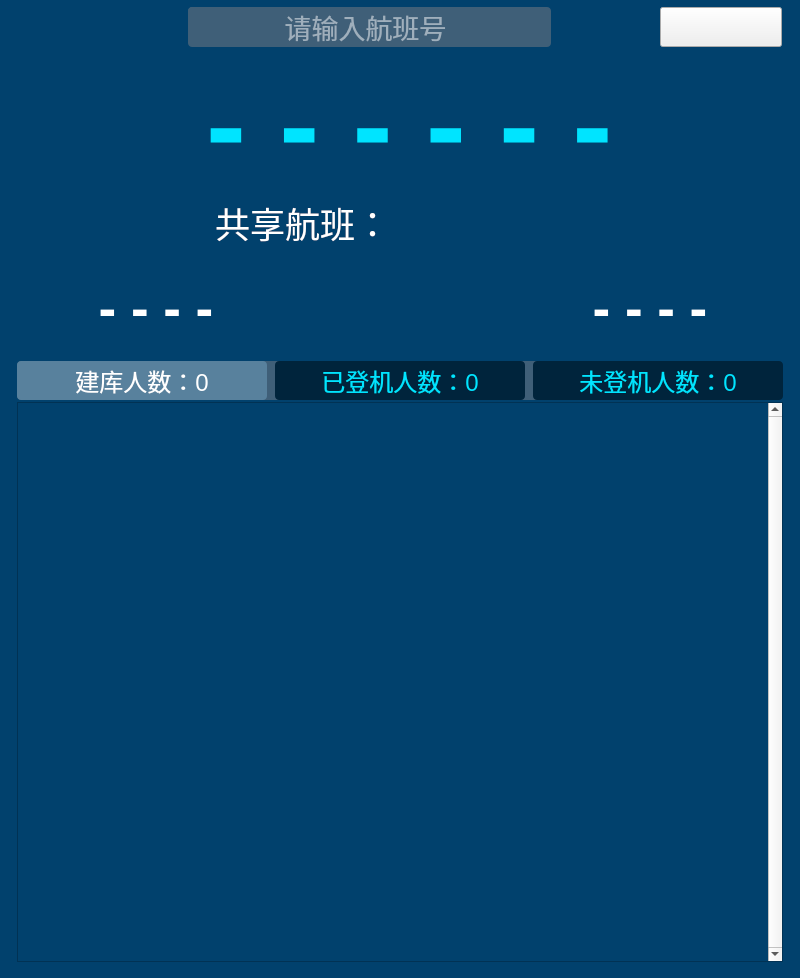
<?xml version="1.0" encoding="UTF-8"?>
<ui version="4.0">
 <class>FlightEnquires</class>
 <widget class="QWidget" name="FlightEnquires">
  <property name="geometry">
   <rect>
    <x>0</x>
    <y>0</y>
    <width>800</width>
    <height>978</height>
   </rect>
  </property>
  <property name="windowTitle">
   <string>航班回查</string>
  </property>
  <property name="styleSheet">
   <string notr="true"/>
  </property>
  <widget class="QWidget" name="flightQueryWidget" native="true">
   <property name="geometry">
    <rect>
     <x>0</x>
     <y>0</y>
     <width>800</width>
     <height>978</height>
    </rect>
   </property>
   <property name="focusPolicy">
    <enum>Qt::NoFocus</enum>
   </property>
   <property name="styleSheet">
    <string notr="true">#flightQueryWidget{background-color: rgb(1, 65, 109);}</string>
   </property>
   <widget class="QWidget" name="passengersWidget" native="true">
    <property name="geometry">
     <rect>
      <x>15</x>
      <y>400</y>
      <width>770</width>
      <height>564</height>
     </rect>
    </property>
    <property name="focusPolicy">
     <enum>Qt::NoFocus</enum>
    </property>
    <property name="styleSheet">
     <string notr="true">#passengersWidget{image: url(:/6航班回查/Images/6航班回查/bg.png);}</string>
    </property>
    <widget class="QTableWidget" name="orgDepTableWidget">
     <property name="geometry">
      <rect>
       <x>2</x>
       <y>2</y>
       <width>766</width>
       <height>560</height>
      </rect>
     </property>
     <property name="focusPolicy">
      <enum>Qt::NoFocus</enum>
     </property>
     <property name="styleSheet">
      <string notr="true">background-color: rgb(1, 65, 109);</string>
     </property>
     <property name="verticalScrollBarPolicy">
      <enum>Qt::ScrollBarAlwaysOn</enum>
     </property>
     <attribute name="horizontalHeaderVisible">
      <bool>false</bool>
     </attribute>
    </widget>
    <widget class="QTableWidget" name="boardingTableWidget">
     <property name="geometry">
      <rect>
       <x>2</x>
       <y>2</y>
       <width>766</width>
       <height>560</height>
      </rect>
     </property>
     <property name="focusPolicy">
      <enum>Qt::NoFocus</enum>
     </property>
     <property name="styleSheet">
      <string notr="true">background-color: rgb(1, 65, 109)</string>
     </property>
     <attribute name="horizontalHeaderVisible">
      <bool>false</bool>
     </attribute>
    </widget>
    <widget class="QTableWidget" name="notboardingTableWidget">
     <property name="geometry">
      <rect>
       <x>2</x>
       <y>2</y>
       <width>766</width>
       <height>560</height>
      </rect>
     </property>
     <property name="focusPolicy">
      <enum>Qt::NoFocus</enum>
     </property>
     <property name="styleSheet">
      <string notr="true">background-color: rgb(1, 65, 109)</string>
     </property>
     <attribute name="horizontalHeaderVisible">
      <bool>false</bool>
     </attribute>
    </widget>
    <zorder>boardingTableWidget</zorder>
    <zorder>notboardingTableWidget</zorder>
    <zorder>orgDepTableWidget</zorder>
   </widget>
   <widget class="QWidget" name="inputWidget" native="true">
    <property name="geometry">
     <rect>
      <x>0</x>
      <y>7</y>
      <width>800</width>
      <height>40</height>
     </rect>
    </property>
    <property name="focusPolicy">
     <enum>Qt::NoFocus</enum>
    </property>
    <property name="styleSheet">
     <string notr="true"/>
    </property>
    <widget class="QPushButton" name="queryPushButton">
     <property name="geometry">
      <rect>
       <x>660</x>
       <y>0</y>
       <width>122</width>
       <height>40</height>
      </rect>
     </property>
     <property name="focusPolicy">
      <enum>Qt::NoFocus</enum>
     </property>
     <property name="styleSheet">
      <string notr="true">QPushButton{border-image: url(:/6航班回查/Images/6航班回查/查询.png);}
QPushButton:pressed{border-image: url(:/6航班回查/Images/6航班回查/查询-拷贝.png);}

</string>
     </property>
     <property name="text">
      <string/>
     </property>
    </widget>
    <widget class="QWidget" name="queryLineWidget" native="true">
     <property name="geometry">
      <rect>
       <x>188</x>
       <y>0</y>
       <width>363</width>
       <height>40</height>
      </rect>
     </property>
     <property name="focusPolicy">
      <enum>Qt::NoFocus</enum>
     </property>
     <property name="styleSheet">
      <string notr="true">border: 0;
image: 0;
background: rgb(63, 95, 120);
color: rgb(255, 255, 255);
border-radius: 4px;</string>
     </property>
     <widget class="QLineEdit" name="queryLineEdit">
      <property name="geometry">
       <rect>
        <x>0</x>
        <y>0</y>
        <width>355</width>
        <height>38</height>
       </rect>
      </property>
      <property name="font">
       <font>
        <pointsize>20</pointsize>
       </font>
      </property>
      <property name="focusPolicy">
       <enum>Qt::StrongFocus</enum>
      </property>
      <property name="inputMethodHints">
       <set>Qt::ImhPreferUppercase</set>
      </property>
      <property name="maxLength">
       <number>18</number>
      </property>
      <property name="alignment">
       <set>Qt::AlignCenter</set>
      </property>
      <property name="placeholderText">
       <string>请输入航班号</string>
      </property>
     </widget>
    </widget>
   </widget>
   <widget class="QWidget" name="tabWidget" native="true">
    <property name="geometry">
     <rect>
      <x>15</x>
      <y>361</y>
      <width>770</width>
      <height>39</height>
     </rect>
    </property>
    <property name="focusPolicy">
     <enum>Qt::NoFocus</enum>
    </property>
    <property name="styleSheet">
     <string notr="true">#abWidget{background-color: rgb(1, 65, 109);}</string>
    </property>
    <widget class="QPushButton" name="orgDepPushButton">
     <property name="geometry">
      <rect>
       <x>2</x>
       <y>0</y>
       <width>250</width>
       <height>39</height>
      </rect>
     </property>
     <property name="font">
      <font>
       <pointsize>18</pointsize>
      </font>
     </property>
     <property name="focusPolicy">
      <enum>Qt::NoFocus</enum>
     </property>
     <property name="styleSheet">
      <string notr="true">border: 0;
image: 0;
background: 0;
border-radius: 4;
color: rgb(255, 255, 255);
background-color: rgb(88, 129, 157);</string>
     </property>
     <property name="text">
      <string>建库人数：0</string>
     </property>
    </widget>
    <widget class="QPushButton" name="boardingPushButton">
     <property name="geometry">
      <rect>
       <x>260</x>
       <y>0</y>
       <width>250</width>
       <height>39</height>
      </rect>
     </property>
     <property name="font">
      <font>
       <pointsize>18</pointsize>
      </font>
     </property>
     <property name="focusPolicy">
      <enum>Qt::NoFocus</enum>
     </property>
     <property name="styleSheet">
      <string notr="true">border: 0;
image: 0;
background: 0;
border-radius: 4;
color: rgb(0, 228, 255);
background-color: rgb(0, 36, 60);</string>
     </property>
     <property name="text">
      <string>已登机人数：0</string>
     </property>
    </widget>
    <widget class="QPushButton" name="notboardingPushButton">
     <property name="geometry">
      <rect>
       <x>518</x>
       <y>0</y>
       <width>250</width>
       <height>39</height>
      </rect>
     </property>
     <property name="font">
      <font>
       <pointsize>18</pointsize>
      </font>
     </property>
     <property name="focusPolicy">
      <enum>Qt::NoFocus</enum>
     </property>
     <property name="styleSheet">
      <string notr="true">border: 0;
image: 0;
background: 0;
border-radius: 4;
color: rgb(0, 228, 255);
background-color: rgb(0, 36, 60);</string>
     </property>
     <property name="text">
      <string>未登机人数：0</string>
     </property>
    </widget>
   </widget>
   <widget class="QWidget" name="widget_flight" native="true">
    <property name="geometry">
     <rect>
      <x>15</x>
      <y>53</y>
      <width>770</width>
      <height>308</height>
     </rect>
    </property>
    <property name="font">
     <font>
      <family>Ubuntu</family>
      <pointsize>50</pointsize>
     </font>
    </property>
    <property name="focusPolicy">
     <enum>Qt::NoFocus</enum>
    </property>
    <property name="styleSheet">
     <string notr="true">#widget_flight{border-image: url(:/3实时登机/Images/3实时登机/3.0-3.2/航班号bg.png);}</string>
    </property>
    <widget class="ScrollText_Horizontal" name="label_midPlace">
     <property name="geometry">
      <rect>
       <x>270</x>
       <y>208</y>
       <width>200</width>
       <height>31</height>
      </rect>
     </property>
     <property name="font">
      <font>
       <pointsize>20</pointsize>
       <weight>75</weight>
       <bold>true</bold>
      </font>
     </property>
     <property name="focusPolicy">
      <enum>Qt::NoFocus</enum>
     </property>
     <property name="styleSheet">
      <string notr="true">color: rgb(255, 255, 255);</string>
     </property>
     <property name="text">
      <string/>
     </property>
     <property name="textFormat">
      <enum>Qt::AutoText</enum>
     </property>
     <property name="scaledContents">
      <bool>true</bool>
     </property>
     <property name="alignment">
      <set>Qt::AlignCenter</set>
     </property>
    </widget>
    <widget class="QWidget" name="layoutWidget_1">
     <property name="geometry">
      <rect>
       <x>6</x>
       <y>1</y>
       <width>766</width>
       <height>142</height>
      </rect>
     </property>
     <property name="focusPolicy">
      <enum>Qt::NoFocus</enum>
     </property>
     <layout class="QHBoxLayout" name="horizontalLayout_11">
      <property name="spacing">
       <number>0</number>
      </property>
      <property name="sizeConstraint">
       <enum>QLayout::SetDefaultConstraint</enum>
      </property>
      <property name="leftMargin">
       <number>30</number>
      </property>
      <item>
       <widget class="QLabel" name="label_picture_plane">
        <property name="minimumSize">
         <size>
          <width>155</width>
          <height>120</height>
         </size>
        </property>
        <property name="maximumSize">
         <size>
          <width>155</width>
          <height>110</height>
         </size>
        </property>
        <property name="focusPolicy">
         <enum>Qt::NoFocus</enum>
        </property>
        <property name="styleSheet">
         <string notr="true">image: url(:/3实时登机/Images/3实时登机/3.0-3.2/矢量剪影飞机.png);</string>
        </property>
        <property name="text">
         <string/>
        </property>
       </widget>
      </item>
      <item>
       <widget class="QLabel" name="label_mainFlightNO_">
        <property name="minimumSize">
         <size>
          <width>580</width>
          <height>140</height>
         </size>
        </property>
        <property name="maximumSize">
         <size>
          <width>580</width>
          <height>140</height>
         </size>
        </property>
        <property name="font">
         <font>
          <pointsize>90</pointsize>
          <weight>75</weight>
          <bold>true</bold>
         </font>
        </property>
        <property name="focusPolicy">
         <enum>Qt::NoFocus</enum>
        </property>
        <property name="styleSheet">
         <string notr="true">color: rgb(0, 228, 255);</string>
        </property>
        <property name="text">
         <string>- - - - - -</string>
        </property>
       </widget>
      </item>
     </layout>
    </widget>
    <widget class="QWidget" name="layoutWidget_2">
     <property name="geometry">
      <rect>
       <x>10</x>
       <y>221</y>
       <width>751</width>
       <height>71</height>
      </rect>
     </property>
     <property name="focusPolicy">
      <enum>Qt::NoFocus</enum>
     </property>
     <layout class="QHBoxLayout" name="horizontalLayout_22">
      <property name="spacing">
       <number>10</number>
      </property>
      <property name="leftMargin">
       <number>20</number>
      </property>
      <item>
       <widget class="ScrollText_Horizontal" name="label_fromPlace">
        <property name="minimumSize">
         <size>
          <width>220</width>
          <height>0</height>
         </size>
        </property>
        <property name="maximumSize">
         <size>
          <width>220</width>
          <height>60</height>
         </size>
        </property>
        <property name="font">
         <font>
          <family>Ubuntu</family>
          <pointsize>40</pointsize>
          <weight>75</weight>
          <bold>true</bold>
         </font>
        </property>
        <property name="focusPolicy">
         <enum>Qt::NoFocus</enum>
        </property>
        <property name="styleSheet">
         <string notr="true">color: rgb(255, 255, 255);</string>
        </property>
        <property name="text">
         <string>- - - -</string>
        </property>
        <property name="scaledContents">
         <bool>true</bool>
        </property>
        <property name="alignment">
         <set>Qt::AlignCenter</set>
        </property>
       </widget>
      </item>
      <item>
       <widget class="QLabel" name="label_picture_pointTo">
        <property name="minimumSize">
         <size>
          <width>237</width>
          <height>21</height>
         </size>
        </property>
        <property name="maximumSize">
         <size>
          <width>237</width>
          <height>21</height>
         </size>
        </property>
        <property name="focusPolicy">
         <enum>Qt::NoFocus</enum>
        </property>
        <property name="styleSheet">
         <string notr="true">image: url(:/3实时登机/Images/3实时登机/3.0-3.2/形状-2.png);</string>
        </property>
        <property name="text">
         <string/>
        </property>
       </widget>
      </item>
      <item>
       <widget class="ScrollText_Horizontal" name="label_arrivalPlace">
        <property name="minimumSize">
         <size>
          <width>220</width>
          <height>60</height>
         </size>
        </property>
        <property name="maximumSize">
         <size>
          <width>250</width>
          <height>60</height>
         </size>
        </property>
        <property name="font">
         <font>
          <family>Ubuntu</family>
          <pointsize>40</pointsize>
          <weight>75</weight>
          <bold>true</bold>
         </font>
        </property>
        <property name="focusPolicy">
         <enum>Qt::NoFocus</enum>
        </property>
        <property name="styleSheet">
         <string notr="true">color: rgb(255, 255, 255);</string>
        </property>
        <property name="text">
         <string>- - - -</string>
        </property>
        <property name="scaledContents">
         <bool>true</bool>
        </property>
        <property name="alignment">
         <set>Qt::AlignCenter</set>
        </property>
       </widget>
      </item>
     </layout>
    </widget>
    <widget class="QWidget" name="widget_3" native="true">
     <property name="geometry">
      <rect>
       <x>200</x>
       <y>140</y>
       <width>371</width>
       <height>61</height>
      </rect>
     </property>
     <property name="focusPolicy">
      <enum>Qt::NoFocus</enum>
     </property>
     <layout class="QHBoxLayout" name="horizontalLayout_33">
      <property name="spacing">
       <number>0</number>
      </property>
      <property name="topMargin">
       <number>0</number>
      </property>
      <property name="bottomMargin">
       <number>0</number>
      </property>
      <item>
       <widget class="QLabel" name="label_text_shareFlight">
        <property name="font">
         <font>
          <pointsize>26</pointsize>
         </font>
        </property>
        <property name="focusPolicy">
         <enum>Qt::NoFocus</enum>
        </property>
        <property name="styleSheet">
         <string notr="true">color: rgb(255, 255, 255);</string>
        </property>
        <property name="text">
         <string>共享航班：
</string>
        </property>
        <property name="textFormat">
         <enum>Qt::RichText</enum>
        </property>
       </widget>
      </item>
      <item>
       <widget class="ScrollText_Vertical" name="ScrollText_shareFlight" native="true">
        <property name="maximumSize">
         <size>
          <width>16777215</width>
          <height>16777215</height>
         </size>
        </property>
        <property name="font">
         <font>
          <family>Ubuntu</family>
          <pointsize>26</pointsize>
          <weight>75</weight>
          <italic>false</italic>
          <bold>true</bold>
         </font>
        </property>
        <property name="focusPolicy">
         <enum>Qt::NoFocus</enum>
        </property>
        <property name="styleSheet">
         <string notr="true">color: #0fff7a;
font: bold 26pt &quot;Ubuntu&quot;;</string>
        </property>
       </widget>
      </item>
     </layout>
    </widget>
   </widget>
   <widget class="QWidget" name="filterWidget" native="true">
    <property name="geometry">
     <rect>
      <x>15</x>
      <y>361</y>
      <width>770</width>
      <height>39</height>
     </rect>
    </property>
    <widget class="QWidget" name="filterLineWidget" native="true">
     <property name="geometry">
      <rect>
       <x>2</x>
       <y>0</y>
       <width>666</width>
       <height>39</height>
      </rect>
     </property>
     <property name="styleSheet">
      <string notr="true">border: 0;
image: 0;
background: rgb(63, 95, 120);
color: rgb(255, 255, 255);
border-radius: 4px;</string>
     </property>
     <widget class="QLineEdit" name="filterLineEdit">
      <property name="geometry">
       <rect>
        <x>4</x>
        <y>0</y>
        <width>658</width>
        <height>39</height>
       </rect>
      </property>
      <property name="font">
       <font>
        <pointsize>18</pointsize>
       </font>
      </property>
      <property name="placeholderText">
       <string>请输入旅客序列号</string>
      </property>
     </widget>
    </widget>
    <widget class="QPushButton" name="filterPushButton">
     <property name="geometry">
      <rect>
       <x>677</x>
       <y>0</y>
       <width>91</width>
       <height>39</height>
      </rect>
     </property>
     <property name="styleSheet">
      <string notr="true">border: 0;
image: 0;
background: 0;
border-image: url(:/6航班回查/Images/6航班回查/过滤.png);</string>
     </property>
     <property name="text">
      <string/>
     </property>
    </widget>
   </widget>
   <zorder>passengersWidget</zorder>
   <zorder>inputWidget</zorder>
   <zorder>widget_flight</zorder>
   <zorder>filterWidget</zorder>
   <zorder>tabWidget</zorder>
  </widget>
 </widget>
 <customwidgets>
  <customwidget>
   <class>ScrollText_Horizontal</class>
   <extends>QLabel</extends>
   <header>ScrollText.h</header>
  </customwidget>
  <customwidget>
   <class>ScrollText_Vertical</class>
   <extends>QWidget</extends>
   <header location="global">ScrollText.h</header>
   <container>1</container>
  </customwidget>
 </customwidgets>
 <resources/>
 <connections/>
</ui>
